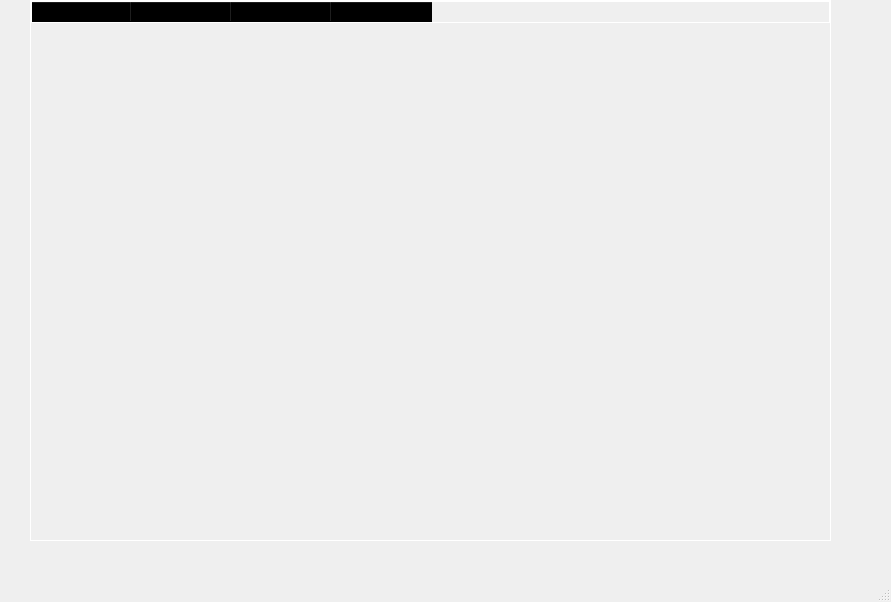
<?xml version="1.0" encoding="UTF-8"?>
<ui version="4.0">
 <class>doctorMainWindow</class>
 <widget class="QMainWindow" name="doctorMainWindow">
  <property name="geometry">
   <rect>
    <x>0</x>
    <y>0</y>
    <width>891</width>
    <height>602</height>
   </rect>
  </property>
  <property name="windowTitle">
   <string>MainWindow</string>
  </property>
  <widget class="QWidget" name="centralwidget">
   <widget class="QWidget" name="widget" native="true">
    <property name="geometry">
     <rect>
      <x>0</x>
      <y>-30</y>
      <width>921</width>
      <height>631</height>
     </rect>
    </property>
    <property name="styleSheet">
     <string notr="true">#widget
{
	border-image: url(:/IMG_2027.JPG);}</string>
    </property>
    <widget class="QTableWidget" name="DoctorTableWidget">
     <property name="geometry">
      <rect>
       <x>30</x>
       <y>30</y>
       <width>801</width>
       <height>541</height>
      </rect>
     </property>
     <property name="styleSheet">
      <string notr="true">	background-color:rgba(244,244,244,2);
font: 10pt &quot;黑体&quot;;
font: 12pt &quot;Algerian&quot;;
border:1px solid #e1e0e0;
	border-color: rgb(255, 255, 255);</string>
     </property>
     <column>
      <property name="text">
       <string>姓名</string>
      </property>
     </column>
     <column>
      <property name="text">
       <string>诊断情况</string>
      </property>
     </column>
     <column>
      <property name="text">
       <string>病人病况查看</string>
      </property>
     </column>
     <column>
      <property name="text">
       <string>提出意见</string>
      </property>
     </column>
    </widget>
   </widget>
  </widget>
  <widget class="QMenuBar" name="menubar">
   <property name="geometry">
    <rect>
     <x>0</x>
     <y>0</y>
     <width>891</width>
     <height>25</height>
    </rect>
   </property>
  </widget>
  <widget class="QStatusBar" name="statusbar"/>
 </widget>
 <resources/>
 <connections/>
</ui>
